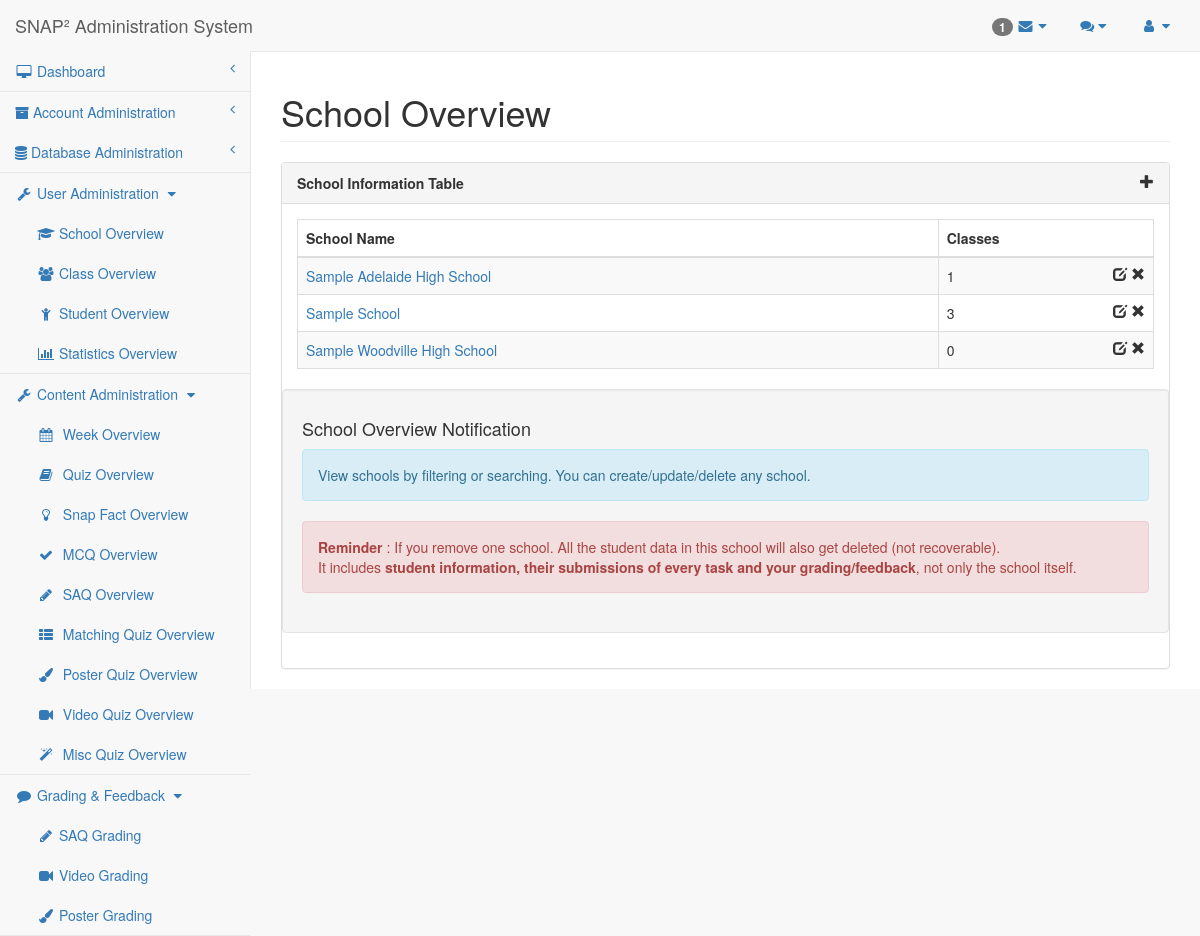
/researcher/school.php (signed in), run on the app's committed database.
### tables this page shows
CREATE TABLE `school` (
  `SchoolID` mediumint(9) NOT NULL AUTO_INCREMENT,
  `SchoolName` varchar(190) DEFAULT NULL,
  PRIMARY KEY (`SchoolID`),
  UNIQUE KEY `SchoolName` (`SchoolName`)
);

### mysql-lib.php (called while the page is built, shortened)
<?php
function getSchools(PDO $conn)
{
    return getRecords($conn, "School");
}
function getClassNum(PDO $conn)
{
    $classNumSql = "SELECT count(*) AS Count, SchoolID
                   FROM School NATURAL JOIN Class
                   GROUP BY SchoolID";
    $classNumQuery = $conn->prepare($classNumSql);
    $classNumQuery->execute();
    $classNumResult = $classNumQuery->fetchAll(PDO::FETCH_OBJ);
    return $classNumResult;
}
function getRecords(PDO $conn, $tableName, array $joinTables = null)
{
    $tableSql = "SELECT * FROM " . $tableName;
    if ($joinTables != null) {
        foreach ($joinTables as $joinTable) {
            $tableSql .= " NATURAL JOIN " . $joinTable;
        }
    }
    $tableQuery = $conn->prepare($tableSql);
    $tableQuery->execute();
    $tableResult = $tableQuery->fetchAll(PDO::FETCH_OBJ);
    return $tableResult;
}

### researcher/school.php (the view, shortened to what this page needs)
<?php
require_once("../mysql-lib.php");
require_once("researcher-lib.php");
try {
    $conn = db_connect();
} catch (Exception $e) {
    debug_err($e);
}
try {
    $schoolResult = getSchools($conn);
    $classNumResult = getClassNum($conn);
} catch (Exception $e) {
    debug_err($e);
}
?>
<!DOCTYPE html>
<html lang="en">
<?php require_once('header-lib.php'); ?>
<body>
<div id="wrapper">
    <?php require_once('navigation.php'); ?>
    <div id="page-wrapper">
        <div class="row">
            <div class="col-lg-12">
                <h1 class="page-header">School Overview</h1>
            </div>
        </div>
        <div class="row">
            <div class="col-lg-12">
                <div class="panel panel-default">
                    <div class="panel-heading">
                        School Information Table <span class="glyphicon glyphicon-plus pull-right" data-toggle="modal"
                                                       data-target="#dialog"></span>
                    </div>
                    <div class="panel-body">
                        <div class="dataTable_wrapper">
                            <table class="table table-striped table-bordered table-hover" id="dataTables-example">
                                <thead>
                                <tr>
                                    <th>School Name</th>
                                    <th>Classes</th>
                                </tr>
                                </thead>
                                <tbody>
                                <?php for ($i = 0; $i < count($schoolResult); $i++) { ?>
                                    <tr class="<?php if ($i % 2 == 0) {
                                        echo "odd";
                                    } else {
                                        echo "even";
                                    } ?>">
                                        <td>
                                            <a href="class.php?schoolID=<?php echo $schoolResult[$i]->SchoolID ?>"><?php echo $schoolResult[$i]->SchoolName ?></a>
                                        </td>
                                        <td><?php $count = 0;
                                            for ($j = 0; $j < count($classNumResult); $j++) {
                                                if ($classNumResult[$j]->SchoolID == $schoolResult[$i]->SchoolID) $count = $classNumResult[$j]->Count;
                                            }
                                            echo $count; ?><span class="glyphicon glyphicon-remove pull-right"
                                                                 aria-hidden="true"></span><span class="pull-right"
                                                                                                 aria-hidden="true">&nbsp;</span><span
                                                class="glyphicon glyphicon-edit pull-right" data-toggle="modal"
                                                data-target="#dialog" aria-hidden="true"></span></td>
                                    </tr>
                                <?php } ?>
                                </tbody>
                            </table>
                        </div>
                        <div class="well row">
                            <h4>School Overview Notification</h4>
                            <div class="alert alert-info">
                                <p>View schools by filtering or searching. You can create/update/delete any school.</p>
                            </div>
                            <div class="alert alert-danger">
                                <p><strong>Reminder</strong> : If you remove one school. All the student data in this
                                    school will also get deleted (not recoverable).</p> It includes <strong>student
                                    information, their submissions of every task and your grading/feedback</strong>, not
                                only the school itself.
                            </div>
                        </div>
                    </div>
                </div>
            </div>
        </div>
    </div>
</div>
<?php require_once('sb-admin-lib.php'); ?>
</body>
</html>

### sb-admin/css/sb-admin-2.css (style rules this page uses)
body { background-color: #f8f8f8; }
#wrapper { width: 100%; }
#page-wrapper { padding: 0 15px; min-height: 568px; background-color: #fff; }
@media (min-width:768px) { #page-wrapper { position: inherit; margin: 0 0 0 250px; padding: 0 30px; border-left: 1px solid #e7e7e7; } }

### researcher/header-lib.php (style rules this page uses)
.panel-heading { font-weight: bold; }

### data on the page
school: SchoolName "Sample Adelaide High School", count "1"
school: SchoolName "Sample School", count "3"
school: SchoolName "Sample Woodville High School", count "0"

### other printed values
count($unreadComments) "1"
$userAdminPageArr[$i] "School"
$userAdminPageArr[$i] "Class"
$userAdminPageArr[$i] "Student"
$userAdminPageArr[$i] "Statistics"
$contentAdminPageArr[$i] "Week"
$contentAdminPageArr[$i] "Quiz"
$contentAdminPageArr[$i] "Snap Fact"
$contentAdminPageArr[$i] "MCQ"
$contentAdminPageArr[$i] "SAQ"
$contentAdminPageArr[$i] "Matching"
$contentAdminPageArr[$i] "Poster"
$contentAdminPageArr[$i] "Video"
$contentAdminPageArr[$i] "Misc"
$gradingPageArr[$i] "SAQ Grading"
